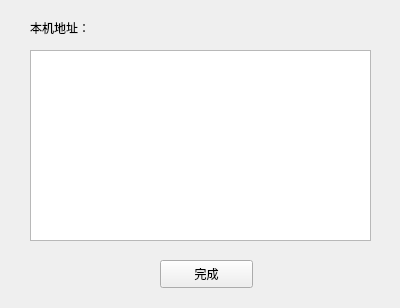
<?xml version="1.0" encoding="UTF-8"?>
<ui version="4.0">
 <class>IPaddr</class>
 <widget class="QWidget" name="IPaddr">
  <property name="geometry">
   <rect>
    <x>0</x>
    <y>0</y>
    <width>400</width>
    <height>308</height>
   </rect>
  </property>
  <property name="windowTitle">
   <string>Form</string>
  </property>
  <widget class="QTextEdit" name="IPtext">
   <property name="geometry">
    <rect>
     <x>30</x>
     <y>50</y>
     <width>341</width>
     <height>191</height>
    </rect>
   </property>
  </widget>
  <widget class="QLabel" name="label">
   <property name="geometry">
    <rect>
     <x>30</x>
     <y>20</y>
     <width>101</width>
     <height>16</height>
    </rect>
   </property>
   <property name="text">
    <string>本机地址：</string>
   </property>
  </widget>
  <widget class="QPushButton" name="exitButton">
   <property name="geometry">
    <rect>
     <x>160</x>
     <y>260</y>
     <width>93</width>
     <height>28</height>
    </rect>
   </property>
   <property name="text">
    <string>完成</string>
   </property>
  </widget>
 </widget>
 <resources/>
 <connections/>
</ui>
